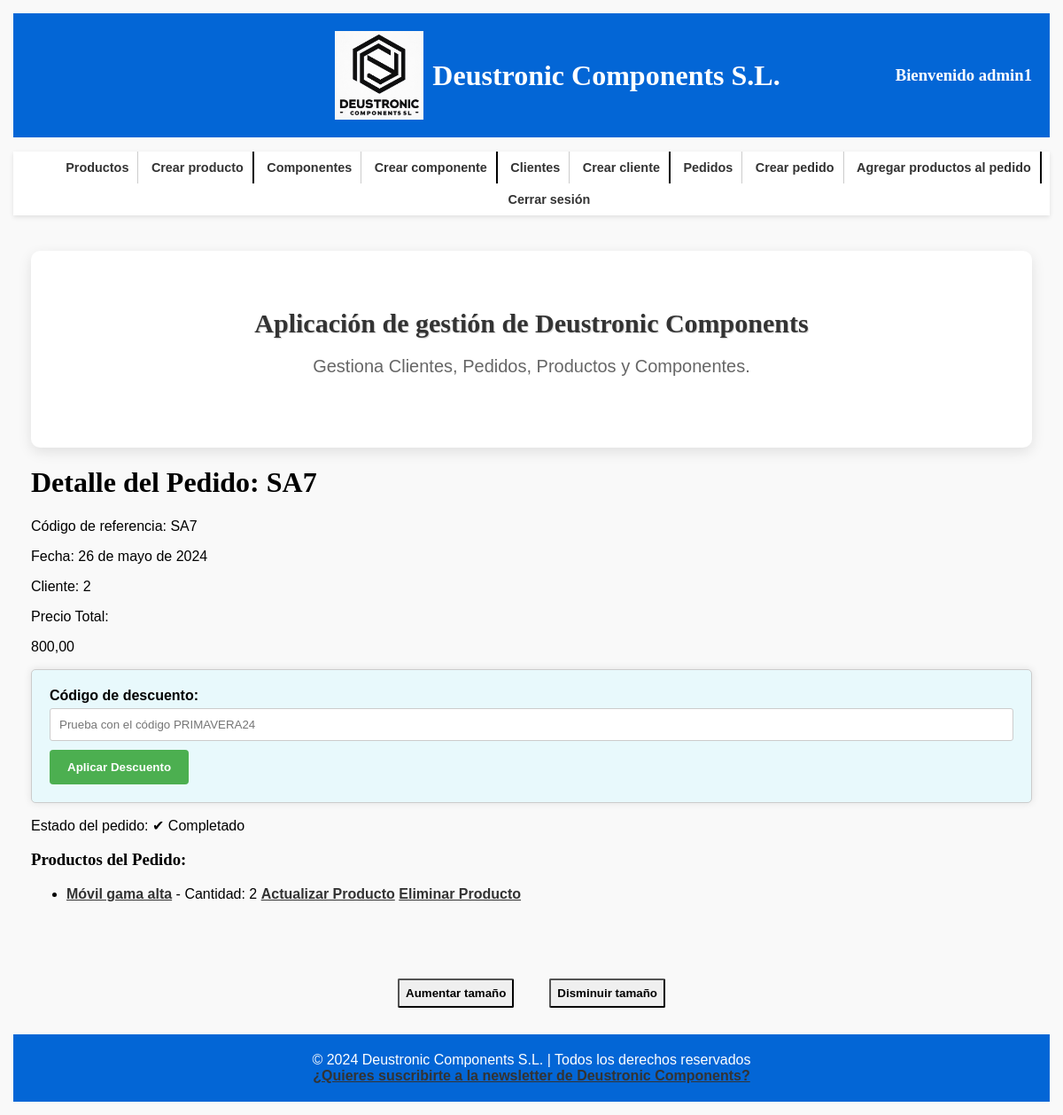
Page /appDeustronicComponents/pedido_producto/SA7/ (signed in) on the earlier database version.
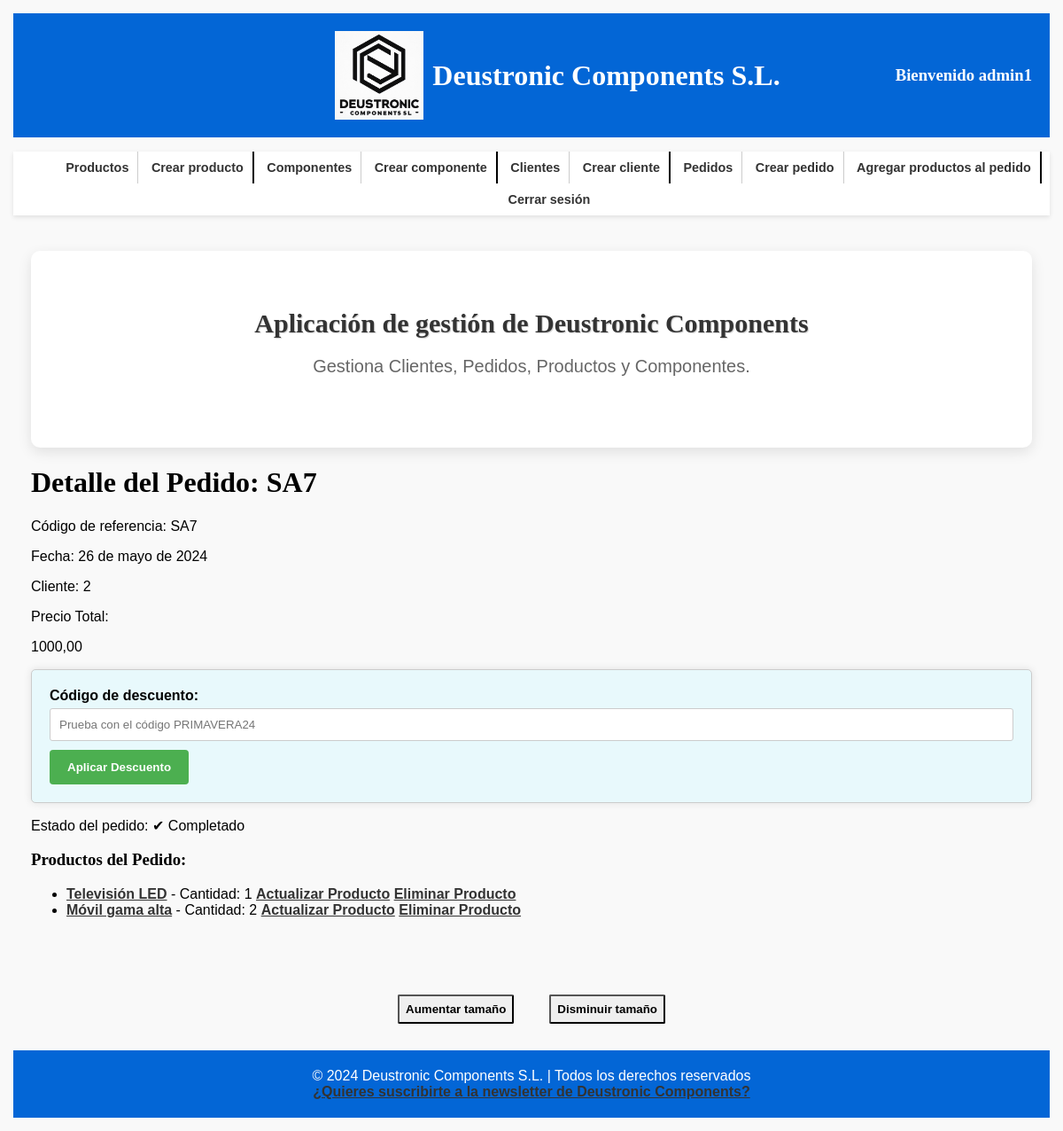
Same page on the later database version.
### appDeustronicComponents/models.py (models this page shows, shortened)
class Pedido(models.Model):
    cod_ref_ped = models.CharField(max_length=100, primary_key=True)
    fecha = models.DateField()
    cliente = models.ForeignKey(Cliente, on_delete=models.CASCADE)
    created = models.DateTimeField(auto_now_add=True)
    updated = models.DateTimeField(auto_now=True)
    precio_total = models.DecimalField(max_digits=10, decimal_places=2, default=0)
    estado = models.CharField(max_length=20, default='en proceso')
    class Meta:
        verbose_name_plural = "pedidos"
        verbose_name = "pedido"
        ordering = ["-created"]

class Cliente(models.Model):
    cif = models.CharField(max_length=100, primary_key=True)
    nombre_empresa = models.CharField(max_length=100)
    direccion = models.CharField(max_length=255)
    telefono = models.IntegerField()
    email = models.EmailField(max_length=255)
    created = models.DateTimeField(auto_now_add=True)
    updated = models.DateTimeField(auto_now=True)
    def __str__(self):
        return f"{self.nombre_empresa}"
    class Meta:
        verbose_name_plural = "clientes"
        verbose_name = "cliente"
        ordering = ["-created"]

class PedidoProducto(models.Model):
    pedido = models.ForeignKey(Pedido, on_delete=models.CASCADE)
    producto = models.ForeignKey(Producto, on_delete=models.CASCADE)
    cantidad = models.IntegerField()
    created = models.DateTimeField(auto_now_add=True)
    updated = models.DateTimeField(auto_now=True)
    class Meta:
        verbose_name_plural = "detalle pedidos"
        verbose_name = "detalle pedido"
        ordering = ["-created"]

class Producto(models.Model):
    cod_ref_prod = models.CharField(max_length=100, primary_key=True)
    precio = models.DecimalField(max_digits=10, decimal_places=2)
    nombre = models.CharField(max_length=100)
    descripcion = models.TextField()
    categoria = models.CharField(max_length=100)
    componente = models.ManyToManyField(Componente)
    created = models.DateTimeField(auto_now_add=True)
    updated = models.DateTimeField(auto_now=True)
    def __str__(self):
        return f"{self.nombre}"
    class Meta:
        verbose_name_plural = "productos"
        verbose_name = "producto"
        ordering = ["-created"]

### appDeustronicComponents/views.py (the view)
# urls.py: path('pedido_producto/<str:pk>/', PedidoProductoDetailView.as_view(), name='detalle_pedido_producto'),
class PedidoProductoDetailView(DetailView):
    model = Pedido
    template_name = 'appDeustronicComponents/pedido_producto_detail.html'
    context_object_name = 'pedido'
    @method_decorator(login_required)
    def dispatch(self, request, *args, **kwargs):
        return super().dispatch(request, *args, **kwargs)
    def get_context_data(self, **kwargs):
        context = super().get_context_data(**kwargs)
        pedido = self.get_object()
        productos_del_pedido = PedidoProducto.objects.filter(pedido=pedido)
        context['productos_del_pedido'] = productos_del_pedido
        return context

### templates/appDeustronicComponents/pedido_producto_detail.html (shortened to what this page needs)
{% extends 'base.html' %}
{% block contenido %}
<h1>Detalle del Pedido: {{ pedido.cod_ref_ped }}</h1>
<p>Código de referencia: {{ pedido.cod_ref_ped }}</p>
<p>Fecha: {{ pedido.fecha }}</p>
<p>Cliente: {{ pedido.cliente }}</p>
<p>Precio Total: </p>
<p id="precioSinDescuento">{{ pedido.precio_total }}</p>
<form id="descuentoForm">
    <label for="codigoDescuento">Código de descuento:</label>
    <input type="text" id="codigoDescuento" name="codigoDescuento" required placeholder="Prueba con el código PRIMAVERA24">
    <button type="submit">Aplicar Descuento</button>
</form>
<p> Estado del pedido:
    {% if pedido.estado == 'completado' %}
    <span class="estado-completado">&#10004;</span> Completado
    {% elif pedido.estado == 'en proceso' %}
    <span class="estado-no-completado">&#10006;</span> En proceso
    {% endif %}</p>
<h3>Productos del Pedido:</h3>
<ul>
    {% for pedido_producto in productos_del_pedido %}
    <li>
        <a href="{% url 'detalle_producto2' nombre=pedido_producto.producto %}">{{ pedido_producto.producto }}</a>
        - Cantidad: {{ pedido_producto.cantidad }}
        <a href="{% url 'actualizar_pedido_producto' pk=pedido_producto.pk %}">Actualizar Producto</a>
        <a href="{% url 'eliminar_pedido_producto' pk=pedido_producto.pk %}">Eliminar Producto</a>
    </li>
    {% empty %}
    <li>No hay productos asociados a este pedido.</li>
    {% endfor %}
</ul>
{% endblock %}

### templates/base.html (shortened to what this page needs)
<!DOCTYPE html>
<html lang="es">
<head>
    {% load static %}
    <link rel="stylesheet" href="{% static 'css/style.css' %}">
</head>
<body>
<header>
    <div class="logo-container">
        <a href="/appDeustronicComponents/">
            <img src="{% static 'images/logo.jpg' %}" alt="Deustronic Components Logo">
        </a>
        <h1>Deustronic Components S.L.</h1>
    </div>
    <div class="Bienvenida">
        <h3>
            Bienvenido {{ request.user.username }}
        </h3>
    </div>
</header>
<nav>
    <ul id="listaNav">
        <li><a href="{% url 'lista_productos' %}">Productos</a></li>
        <li class="separador"><a href="{% url 'crear_producto' %}">Crear producto</a></li>
        <li><a href="{% url 'lista_componentes' %}">Componentes</a></li>
        <li class="separador"><a href="{% url 'crear_componente' %}">Crear componente</a></li>
        <li><a href="{% url 'lista_clientes' %}">Clientes</a></li>
        <li class="separador"><a href="{% url 'crear_cliente' %}">Crear cliente</a></li>
        <li><a href="{% url 'lista_pedido_productos' %}">Pedidos</a></li>
        <li><a href="{% url 'crear_pedido' %}">Crear pedido</a></li>
        <li class="separador"><a href="{% url 'crear_pedido_producto' %}">Agregar productos al pedido</a></li>
        <li><a href="{% url 'logout' %}">Cerrar sesión</a></li>
    </ul>
</nav>
<div id="content">
    <section class="main-section">
        <h2>Aplicación de gestión de Deustronic Components</h2>
        <p>Gestiona Clientes, Pedidos, Productos y Componentes.</p>
    </section>
    {% block contenido %}{% endblock %}
</div>
<div id="tamaño_texto">
    <button id="aumentar">Aumentar tamaño</button>
    <button id="disminuir">Disminuir tamaño</button>
</div>
<footer>
    &copy; 2024 Deustronic Components S.L. | Todos los derechos reservados
    <br>
    <a href="{% url 'mail' %}" class="newsletter">¿Quieres suscribirte a la newsletter de Deustronic Components?</a>
</footer>
</body>
</html>

### static/css/style.css (style rules this page uses)
html { box-sizing: border-box; font-size: 62.5%; }
*, *:before, *:after { box-sizing: inherit; }
img { max-width: 100%; display: flex; }
h1, h2, h3 { font-family: "Playfair Display", serif; }
h2 { text-align: center; text-shadow: 1px 1px 1px rgba(0, 0, 0, 0.2); }
body { font-family: Arial, sans-serif; margin: 1rem; padding: 0.5rem; background-color: #f9f9f9; font-size: 1.6rem; }
header { background-color: #0366d6; padding: 20px; color: #fff; display: flex; justify-content: space-between; align-items: center; text-align: center; }
.logo-container { margin-left: 30rem; display: flex; align-items: center; justify-content: center; flex-grow: 1; }
.logo-container h1 { margin: 0; }
.Bienvenida { display: flex; align-items: center; justify-content: flex-end; text-align: right; flex-grow: 1; margin-left: auto; }
nav { background-color: #fff; box-shadow: 0 2px 5px rgba(0, 0, 0, 0.1); text-align: center; }
nav ul li:last-child { border-right: 0; }
a { color: #333; font-weight: bold; transition: color 0.3s ease; text-decoration: underline; }
#content { margin: 20px auto; padding: 20px; min-width: 100%; max-width: 100%; display: block; }
.main-section { background-color: #fff; border-radius: 10px; box-shadow: 0 5px 15px rgba(0, 0, 0, 0.1); padding: 40px; text-align: center; }
.main-section h2 { color: #333; font-size: 3rem; margin-bottom: 20px; }
.main-section p { color: #666; font-size: 2rem; margin-bottom: 40px; text-align: center; }
form { background-color: #e8f9fc; width: auto; margin: 0 auto; padding: 20px; border: 1px solid #ccc; border-radius: 5px; box-shadow: 0 0 10px rgba(0, 0, 0, 0.1); }
label { display: block; margin-bottom: 5px; font-weight: bold; }
input[type="text"], input[type="email"], input[type="password"] { width: 100%; padding: 10px; margin-bottom: 10px; border: 1px solid #ccc; border-radius: 3px; }
[type="submit"] { background-color: #4CAF50; color: white; padding: 12px 20px; border: none; border-radius: 4px; cursor: pointer; transition: background-color 0.3s; font-weight: bold; }
footer { background-color: #0366d6; color: #fff; text-align: center; padding: 20px 0; }

Differences in the rows shown:
changed Pedido "SA7": precio_total "800,00" → "1000,00"
added PedidoProducto: producto "Televisión LED", cantidad "1"
